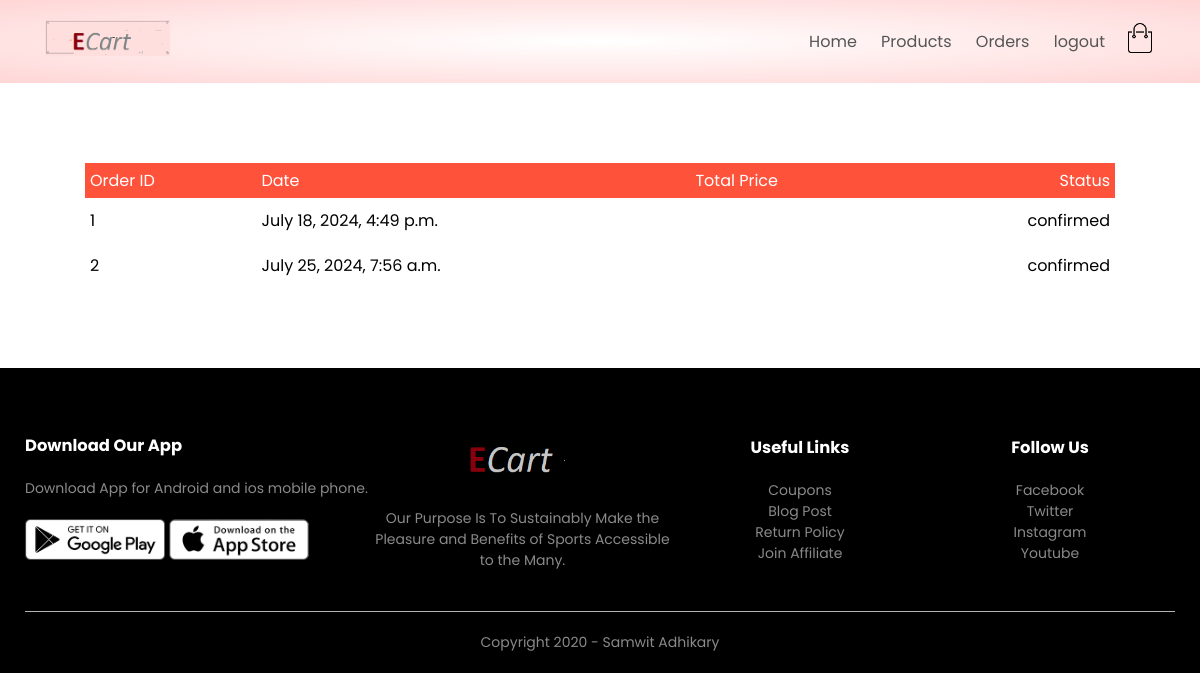
The page /orders/orders (signed in) on the database its author committed.
### orders/models.py (models this page shows, shortened)
class Order(models.Model):
    LIVE = 1
    DELETE = 0
    DELETE_CHOICES = ( ( LIVE, 'Live'), (DELETE, 'Delete' ) )
    CART_STAGE = 0
    ORDER_CONFIRMED = 1
    ORDER_PROCESSED = 2
    ORDER_DELIVERED = 3
    ORDER_REJECTED = 4
    STATUS_CHOICE = ((ORDER_PROCESSED, "ORDER_PROCESSED"),
                     (ORDER_CONFIRMED, "ORDER_CONFIRMED"),
                     (ORDER_DELIVERED, "ORDER_DELIVERED"),
                     (ORDER_REJECTED, "ORDER_REJECTED"),
                     )
    order_status = models.IntegerField(choices=STATUS_CHOICE, default=CART_STAGE)
    owner = models.ForeignKey(Customer, on_delete=models.SET_NULL,null=True, related_name='orders')
    delete_status = models.IntegerField(choices=DELETE_CHOICES, default=LIVE)
    created_at = models.DateTimeField(auto_now_add= True)
    updated_at = models.DateTimeField(auto_now=True)

### orders/views.py (the view)
# urls.py: path('orders', views.show_orders, name='orders'),
def show_orders(request):
    user = request.user
    customer = user.customer_profile
    all_orders = Order.objects.filter(owner = customer).exclude(order_status = Order.CART_STAGE)
    context = {'orders':all_orders}
    return render(request, 'order.html', context)

### orders/templatetags/getstatus.py (called while the page is built)
@register.simple_tag(name='getstatus')
def getstatus(status):
    status-=status
    status_array = ['confirmed', 'processed', 'delivered', 'rejected']
    return status_array[status]

### templates/order.html
{% extends 'blank_layout.html' %}
{% block content %}
{% if messages %}
                    {% for message in messages %}
                   <li class="{{ message.tags }}"><i> {{ message }}</i></li>
                    {% endfor %}
                {% else %}
{% include 'order_container.html' %}
{% endif %}
{% endblock content %}

### templates/order_container.html
{% load getstatus %}
<div class="small-container cart-page">
    {% if orders %}
    <table>
        <tbody>
            <tr>
                <th>Order ID</th>
                <th>Date</th>
                <th>Total Price</th>
                <th>Status</th>
            </tr>
            {% for order in orders %}
                <tr>
           <td> {{ order.id }}</td>
           <td> {{ order.created_at }} </td>
           <td> {{ order.total_price }} </td>
           <td> {% getstatus order.order_status %} </td>
           </tr>
           {% endfor %}
        </tbody>
    </table>
 {% else %}
 <p> No Orders</p>
{% endif %}
</div>

### static/CSS/style.css (style rules this page uses)
* { margin: 0; padding: 0; box-sizing: border-box; }
body { font-family: 'Poppins', sans-serif; }
.small-container { max-width: 1080px; margin: auto; padding-left: 25px; padding-right: 25px; }
.cart-page { margin: 80px auto; }
table { width: 100%; border-collapse: collapse; }
th { text-align: left; padding: 5px; color: #fff; background: #ff523b; font-weight: normal; }
td { padding: 10px 5px; }
td:last-child { text-align: right; }
th:last-child { text-align: right; }

### rows shown on the page
Order: id "1", created_at "July 18, 2024, 4:49 p.m.", order_status "confirmed"
Order: id "2", created_at "July 25, 2024, 7:56 a.m.", order_status "confirmed"
